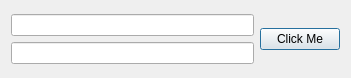
<?xml version="1.0" encoding="UTF-8"?>
<ui version="4.0">
 <class>Dialog</class>
 <widget class="QDialog" name="Dialog">
  <property name="geometry">
   <rect>
    <x>0</x>
    <y>0</y>
    <width>351</width>
    <height>78</height>
   </rect>
  </property>
  <property name="windowTitle">
   <string>Dialog</string>
  </property>
  <layout class="QVBoxLayout" name="verticalLayout_2">
   <item>
    <layout class="QHBoxLayout" name="horizontalLayout">
     <item>
      <layout class="QVBoxLayout" name="verticalLayout">
       <item>
        <widget class="QLineEdit" name="edit1">
         <property name="echoMode">
          <enum>QLineEdit::Password</enum>
         </property>
        </widget>
       </item>
       <item>
        <widget class="QLineEdit" name="edit2"/>
       </item>
      </layout>
     </item>
     <item>
      <widget class="QPushButton" name="button">
       <property name="text">
        <string>Click Me</string>
       </property>
      </widget>
     </item>
    </layout>
   </item>
  </layout>
 </widget>
 <resources/>
 <connections/>
</ui>
